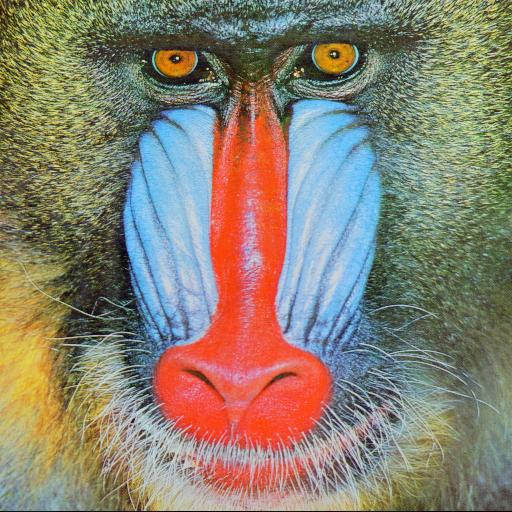
#> input picture lab_01/mandril.jpg, 512 x 512 px
$ jupyter execute 01_intro.ipynb
#> lines starting #> are read from the running program, lines starting #| are printed output that depends on the picture
W ramach kursu będziemy wykorzystywać głównie bibliotekę OpenCV (Open Computer Vision Library).
W trakcie niniejszego ćwiczenia zapoznamy się z podstawowymi funkcjonalnościami: wczytaniami, zapisywaniem, konwersją do inne przestrzeni barw.
Zaznajomimy się również z Jupyter Notebook.

Wczytywanie obrazów z wykorzystaniem OpenCV.
1. Zaimportuj bibliotekę OpenCV:
        `import cv2`
1. Zaimportuj bibliotekę pyplot z matplotlib jako plt:
        `from matplotlib import pyplot as plt`
1. Wygodną opcją jest możliwość pobierania danych (obrazów, ale też np. baz danych) z sieci.
   Eliminuje to konieczność pobierania danych np. z Moodle oraz czyni uzupełniony Notebook "samowystarczalnym" - wystarczy go uruchomić.
   * zaimportuj bibliotekę os `import os`
   * zaimportuj bibliotekę request `import requests`
   * stwórz zmienne na adres pobieranego pliku (*url*) i samą jego nazwę (*fileName*)
   * sprawdź, czy taki plik istnieje (unikniemy wielokrotnego pobierania tych samych danych)
        `if not os.path.exists(fileName) :`
   * pobierz plik: `r = requests.get(url + fileName, allow_redirects=True)`
   * zapisz na dysku: `open(fileName, 'wb').write(r.content)`

1. Wykorzystując polecenie *imread* wczytaj obraz *mandril.jpg*
1. Wyświetl obraz wykorzystując bibliotekę *pyplot*
        plt.imshow(I)
        plt.xticks([]), plt.yticks([])
        plt.show()
1. Jeśli ktoś nie wie jak powinien wyglądać mandryl, to proszę podglądnąć obraz na GitHub lub w sprawdzić w Interencie.
   Przyczyną problemu jest sposób w jaki funkcja `imread` z OpenCV odczytuje obraz (BGR, zamiast RGB).
   Obrazom kolorowym będzie poświęcone odrębne ćwiczenie, także nie będziemy w tym miejscu rozwijać tego wątku.
1. W celu poprawnego wyświetlenia należy dokonać konwersji koloru z BGR na RGB.
        I = cv2.cvtColor(I, cv2.COLOR_BGR2RGB)
1. Dla porządku warto dodać, że w OpenCV do wyświetlania domyślnie wykorzystuje się funkcję `imshow`.
   Jednakże w przypadku Jupyter Notebook to rozwiązanie ma pewne wady i dlatego nie będziemy jej używać.
   Natomiast jeśli ktoś pracuje w "czystym" Python, to jest to na pewno równoważna funkcjonalność.

[cell 1]
import cv2
import os
from matplotlib import pyplot as plt
import requests

url = 'https://raw.githubusercontent.com/vision-agh/poc_sw/master/01_Intro/'
fileName = 'mandril.jpg'
if not os.path.exists(fileName) :
    r = requests.get(url + fileName, allow_redirects=True)
    open(fileName, 'wb').write(r.content)

[cell 2]
image_1 = cv2.imread(filename='mandril.jpg')
#> image_1 is the input picture: shape (512, 512, 3); mean B, G, R 113.2, 128.8, 137.4
plt.imshow(image_1)
plt.show()

image_2 = cv2.cvtColor(src=image_1, code=cv2.COLOR_BGR2RGB)
plt.imshow(image_2)
plt.show()

W praktycznych rozważaniach często analizuje się obrazy w odcieniach szarości (ang. *grayscale*).
Do konwersji służy znana już funkcja `cvtColor` tylko tym razem z parametrem `cv2.COLOR_RGB2GRAY`.
Proszę spróbować wyświetlić obraz.
Może okazać się, że nadal jest kolorowy, choć inaczej.
Dlaczego tak się dzieje zostanie obszerniej wyjaśnione pod koniec ćwiczenia.
Na razie należy dodać polecenie `plt.gray()` przed `plt.show`.

[cell 3]
image_gray = cv2.cvtColor(src=image_2, code=cv2.COLOR_RGB2GRAY)
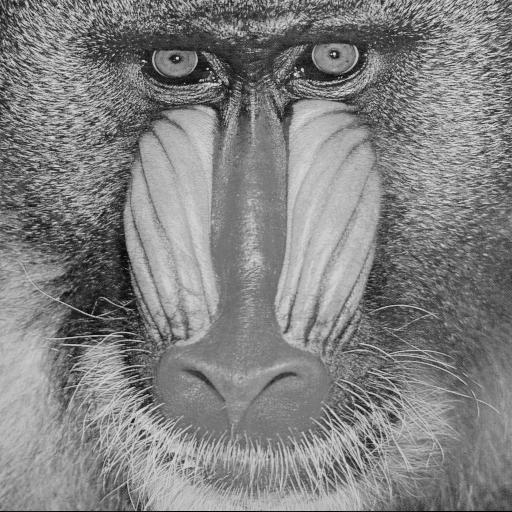
#> image_gray: shape (512, 512); min 1, max 238, mean 129.6
plt.imshow(image_gray)
plt.gray()
plt.show()

Czasami konieczne jest zapisanie przetworzonego obrazu.
Służy do tego funkcja `cv2.imwrite`.
Proszę zapisać szarą wersję mandryla w formacie *png*.
Warto sprawdzić, czy obraz zapisał się poprawnie tj. otworzyć go w aplikacji do przeglądania obrazów.

[cell 4]
_ = cv2.imwrite(filename='mandril.png', img=image_gray)

Obraz w skali szarości możemy traktować jako dwuwymiarową funkcję $L(x,y)$, gdzie $x$, $y$ to współrzędne piksela, a $L(x,y)$ poziom jasności (najczęściej [0;255] - zapis na 8-bitach, typ *unsigned int*).
Wyświetl obraz mandryl jako funkcję dwuwymiarową (uwaga - to chwilę się liczy):

[cell 5]
import numpy as np

IG = image_gray

# create grid
xx, yy = np.mgrid[0:IG.shape[0], 0:IG.shape[1]]

# create the figure
fig = plt.figure()
ax = fig.add_subplot(projection = '3d')
ax.plot_surface(xx, yy, IG ,rstride=1, cstride=1, cmap=plt.get_cmap('gray'),
        linewidth=0)
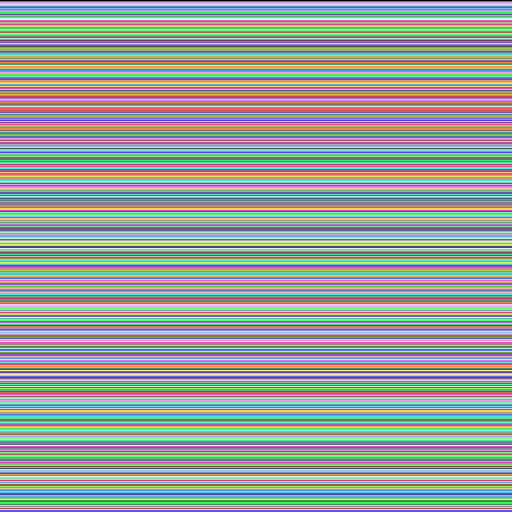
#> xx: shape (512, 512) int64; 512 distinct labels, from 0 to 511; one colour per label, 0 black

# show it
plt.show()
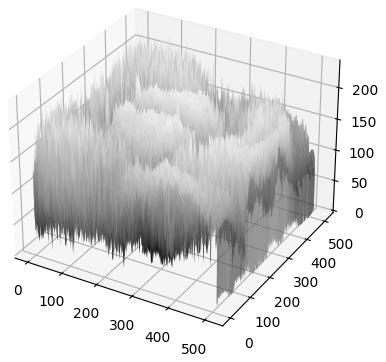
#> figure drawn by matplotlib, 1 panel

Komentarz:
- używamy biblioteki do obliczeń *numpy*,
- tworzymy siatkę punktów o rozmiarach takich jak obraz (*shape*),
- rysujemy wykres 3D

Podczas przetwarzania i analizy obrazów przydatne bywają "przekroje" przez obraz, czyli wartości funkcji $L(x,y)$ w przypadku gdy $x$ lub $y$ jest ustalone.
Wykonaj jeden wybrany przekrój w $x$ i $y$:
- po pierwsze należy pobrać dany wiersz lub kolumnę - np. `S = IG[10,:]` (tu jedenasty wiersz),
- po drugie stworzyć wykres złożony z dwóch subwykresów: `f, (ax1,ax2) = plt.subplots(1,2)`
- dla każdego z nich ustawić tytuł (np. `ax1.set_title('XXX')`) oraz treść `ax1.plot(S)`,
- na koniec całość wyświetlić `plt.show()`.

[cell 6]
row_eleventh = image_gray[10,:]
#> row_eleventh = 512 values, max 233 at index 458, min 22 at index 37, mean 118.2

fun, (ax1, ax2) = plt.subplots(1, 2, figsize=(16, 8))

ax1.set_title('Przekrój przez 11-ty wiersz')
ax1.plot(row_eleventh)

column_twelve = image_gray[:, 20]
#> column_twelve = 512 values, max 204 at index 38, min 19 at index 511, mean 139
ax2.set_title('Przekrój przez 20-tą kolumnę')
ax2.plot(column_twelve)

plt.show()
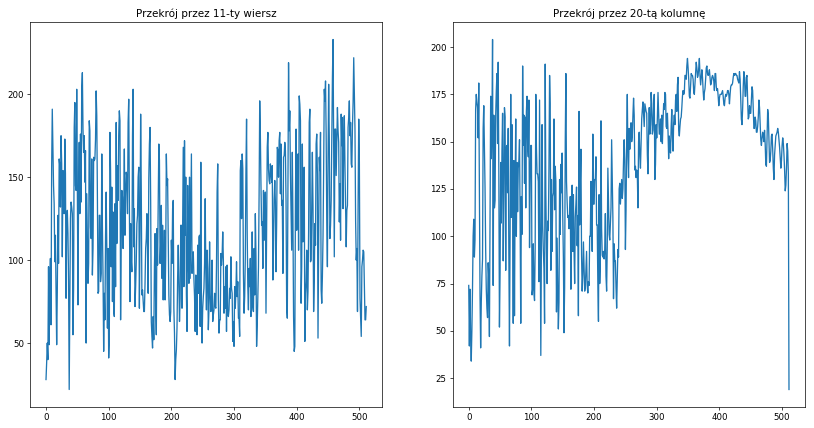
#> figure drawn by matplotlib, 2 panels; panel 1: curve peaks at x = 458, y = 233; panel 2: curve peaks at x = 38, y = 204

Obrazy indeksowane składają się z dwóch macierzy - obrazu oraz tzw. mapy kolorów.
W macierzy obrazu zapisane są wartości poszczególnych pikseli.
Macierz mapy kolorów ma rozmiar $m \times 3$ ($m$ wierszy, w~każdym 3 wartości - składowe R,G,B).
Podczas wyświetlania, na podstawie wartości piksela, odczytywany jest kolor z macierzy mapy kolorów.
W ten sposób możliwe staje się "pokolorowanie" obrazu w skali szarości (stąd wcześniej szary mandryl był kolorowy).
Wykorzystanie pseudokoloru nie wpływa na ilość informacji zawartej na obrazku, pomaga jedynie przedstawić go w bardziej czytelnej (dla człowieka) formie.
Przykładowo można uzyskać poprawę kontrastu, co jest ważne przy analizie np. obrazów medycznych.
Bardziej obszerny opis i spis dostępnym map można znaleźć w [dokumentacji.](https://matplotlib.org/3.1.0/tutorials/colors/colormaps.html)

Wykorzystując dokumentację oraz polecenie `plt.imshow(IG, cmap=plt.get_cmap('XXX'))` proszę wyświetlić obraz madryl w 4 różnych mapach kolorów.

[cell 7]
fig, (ax1, ax2, ax3, ax4) = plt.subplots(1, 4, figsize=(16, 16))

ax1.imshow(image_gray, cmap=plt.get_cmap('gray'))
ax1.set_title("")
ax1.axis('off')

ax2.imshow(image_gray, cmap=plt.get_cmap('pink'))
ax2.set_title("")
ax2.axis('off')

ax3.imshow(image_gray, cmap=plt.get_cmap('inferno'))
ax3.set_title("")
ax3.axis('off')

ax4.imshow(image_gray, cmap=plt.get_cmap('turbo'))
ax4.set_title("")
ax4.axis('off')

plt.show()
